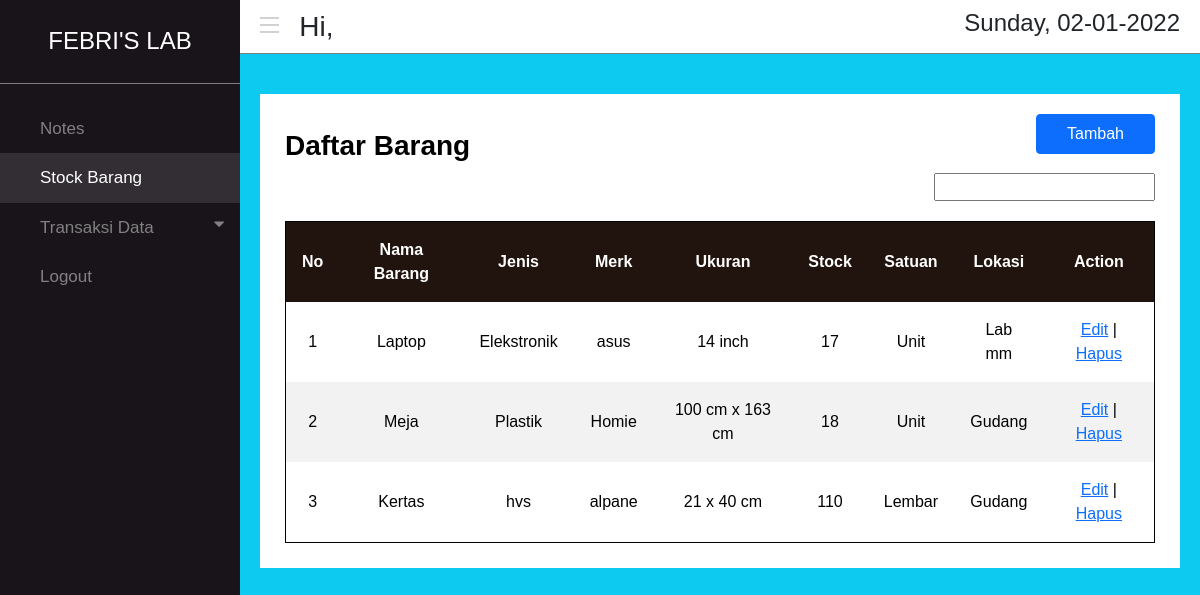
The page /stock-barang.php on the database its author committed.
### tables this page shows
CREATE TABLE `stock_barang` (
  `id` int(11) NOT NULL,
  `nama` varchar(200) NOT NULL,
  `jenis` varchar(200) NOT NULL,
  `merk` varchar(200) NOT NULL,
  `ukuran` varchar(225) NOT NULL,
  `stock` int(10) NOT NULL,
  `satuan` varchar(255) NOT NULL,
  `lokasi` varchar(225) NOT NULL
);

### stock-barang.php (the view, shortened to what this page needs)
<?php
    include 'koneksi.php';
?>
<!doctype html>
<html lang="en">
  <head>
    <link href="https://cdn.jsdelivr.net/npm/bootstrap@5.0.2/dist/css/bootstrap.min.css" rel="stylesheet">
    <link rel="stylesheet" href="assets/css/style.css">
    <link rel="stylesheet" href="https://cdnjs.cloudflare.com/ajax/libs/font-awesome/4.7.0/css/font-awesome.min.css">
  </head>
  <body>
        <nav>
            <div class="menu-btn">
                <hr>
                <hr>
                <hr>
            </div>
            <h3>Hi, <?php echo $_SESSION['username'] ?></h3>
            <h4><?php echo date('l, d-m-Y'); ?></h4>
        </nav>
        <div class="menu">
            <h4>FEBRI'S LAB</h4>
            <a href="halaman_admin.php">Notes</a>
            <a href="stock-barang.php" class="active">Stock Barang</a>
            <button class="dropdown-btn">Transaksi Data<i class="fa fa-caret-down"></i></button>
            <a href="logout.php">Logout</a>
        </div>
        <div class="content btn-info" style="height: 100vh">
            <div class="box-content">
                <h3>Daftar Barang</h3>
                <button id="btn-modal" type="button" class="btn btn-primary" data-bs-toggle="modal" data-bs-target="#exampleModal">
                Tambah
                </button>
                <input type="text" id="cari">
                <table>
                    <thead>
                        <tr>
                            <th>No</th>
                            <th>Nama Barang</th>
                            <th>Jenis</th>
                            <th>Merk</th>
                            <th>Ukuran</th>
                            <th>Stock</th>
                            <th>Satuan</th>
                            <th>Lokasi</th>
                            <th>Action</th>
                        </tr>
                    </thead>
                    <tbody>
                        <?php
                            $no = 1;
                            $sql = "SELECT * FROM stock_barang";
                            $query = mysqli_query($db, $sql);
                            while($stock = mysqli_fetch_array($query)){
                                echo "<tr>";
                                echo "<td>".$no++."</td>";
                                echo "<td>".$stock['nama']."</td>";
                                echo "<td>".$stock['jenis']."</td>";
                                echo "<td>".$stock['merk']."</td>";
                                echo "<td>".$stock['ukuran']."</td>";
                                echo "<td>".$stock['stock']."</td>";
                                echo "<td>".$stock['satuan']."</td>";
                                echo "<td>".$stock['lokasi']."</td>";
                                echo "<td>";
                                echo "<a class='edit' href='form-edit.php?id=".$stock['id']."'>Edit</a> | ";
                                echo "<a class='hapus' href='stock-barang.php?id=".$stock['id']."'>Hapus</a>";
                                echo "</td>";
                                echo "</tr>";
                            }
                        ?>
                    </tbody>
                </table>
            </div>
        </div>
  </body>
</html>

### assets/css/style.css (style rules this page uses)
* { font-family: 'arial'; }
nav { display: flex; float: right; width: 80%; height: auto; padding: 9px 0; border-bottom: 1px solid grey; }
nav h3 { margin: 0; display: flex; flex-direction: column; justify-content: center; }
nav h4 { position: absolute; right: 20px; display: flex; flex-direction: column; justify-content: center; margin: 0; }
nav .menu-btn { width: 2%; height: 35px; display: block; margin: 0 20px 0 20px; padding: 3px 0; cursor: pointer; }
nav .menu-btn hr { height: 2px; width: 100%; margin: 5px 0; background-color: rgb(80, 78, 78); }
.menu { float: left; width: 20%; height: 100vh; position: fixed; z-index: 1; top: 0; left: 0; background-color: #111; overflow-x: hidden; color: white; background-color: #19141a; }
.menu h4 { padding: 27px 0; text-align: center; margin: 0 0 20px 0; border-bottom: 1px solid grey; }
.menu a, .dropdown-btn { padding: 12px 8px 12px 40px; text-decoration: none; font-size: 17px; color: #818181; display: block; border: none; background: none; width: 100%; text-align: left; cursor: pointer; outline: none; }
.menu a.active { color: white; background-color: rgba(128, 128, 128, 0.24); }
.fa-caret-down { float: right; padding-right: 8px; }
.content { height: 100vh; float: right; width: 80%; padding: 40px 20px; }
.content .box-content { position: relative; width: 100%; height: auto !important; padding: 25px 25px; background-color: white; }
.content .box-content h3 { font-weight: bold; margin: 10px 0 0 0; }
.content .box-content table { border: 1px solid black; border-collapse: collapse; border-spacing: 0; width: 100%; }
.content .box-content table th { color: white; background-color: #21130d; }
.content .box-content table th,td { text-align: center; padding: 16px; }
.content .box-content table tr:nth-child(even) { background-color: #f2f2f2; }
.content .box-content button#btn-modal { position: absolute; top: 20px; right: 25px; }
.content .box-content input#cari { float: right; padding: 0 5px; margin: 10px 0 20px 0; }
.content .box-content #btn-modal { position: absolute; right: 0; padding: 7px 30px; }

### rows shown on the page
stock_barang: nama "Laptop", jenis "Elekstronik", merk "asus", ukuran "14 inch", stock "17", satuan "Unit", lokasi "Lab mm"
stock_barang: nama "Meja", jenis "Plastik", merk "Homie", ukuran "100 cm x 163 cm", stock "18", satuan "Unit", lokasi "Gudang"
stock_barang: nama "Kertas", jenis "hvs", merk "alpane", ukuran "21 x 40 cm", stock "110", satuan "Lembar", lokasi "Gudang"
